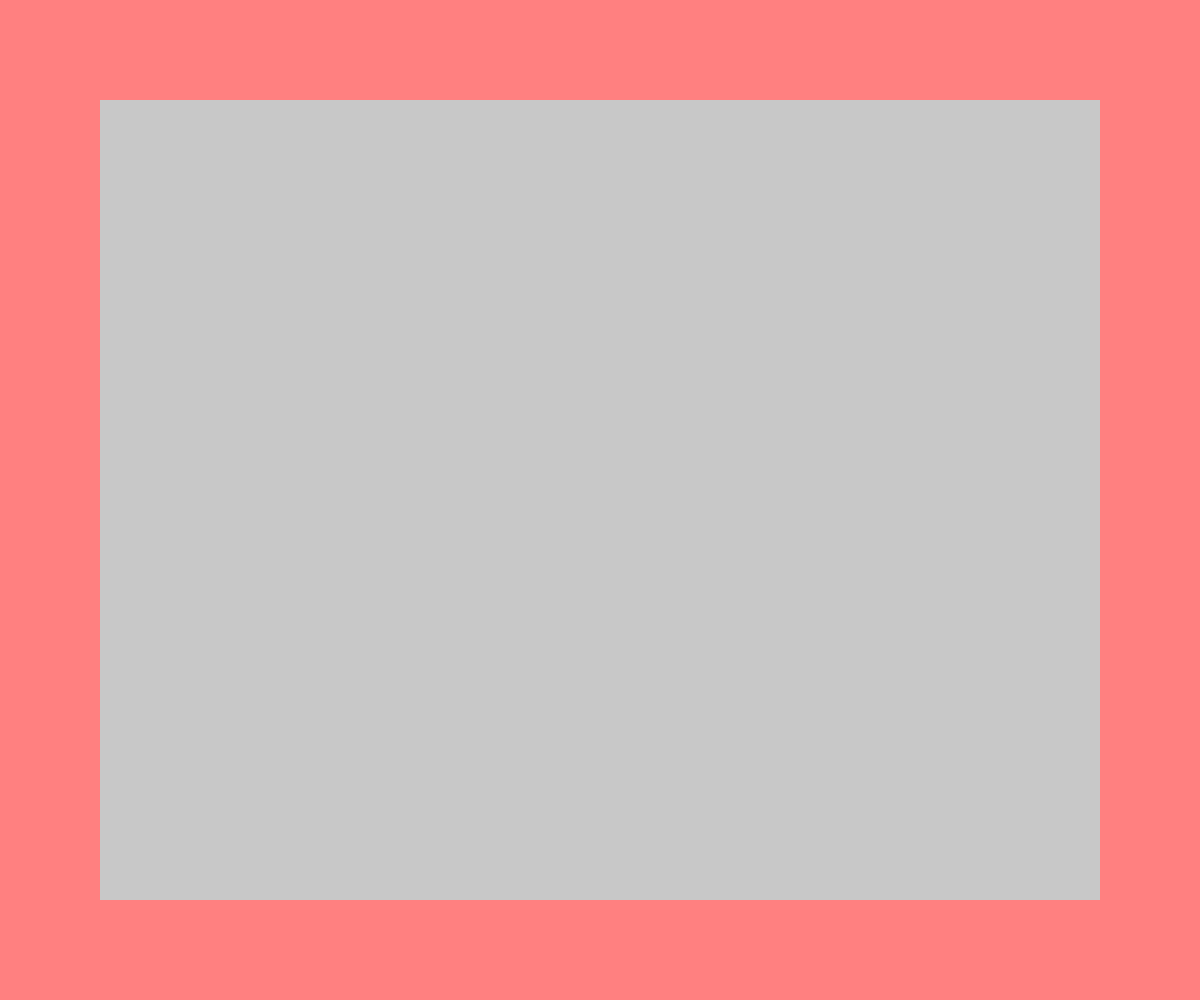
Frame 1 (no input)
Frame 60 (no input): identical to frame 1, image omitted
Frame 120 (the mouse pressed at the canvas centre since frame 60): identical to frame 1, image omitted

The p5.js sketch that drew this single still picture (run headless with seeded random() and noise() and a simulated clock; from frame 60 on, the mouse is pressed at the canvas centre):

// p5.js sketch
// ── sketch.js
var h = window.innerHeight;
var w = window.innerWidth;
var border = 100;

function setup() {
    canvas=createCanvas(windowWidth, windowHeight);
}

function draw() {
    background(255,128,128);
    // A rectangle
    fill(200, 200, 200);
    noStroke();
    rect(border, border, w-(2*border), h-(2*border));
    // uses global variables for width and height
}
